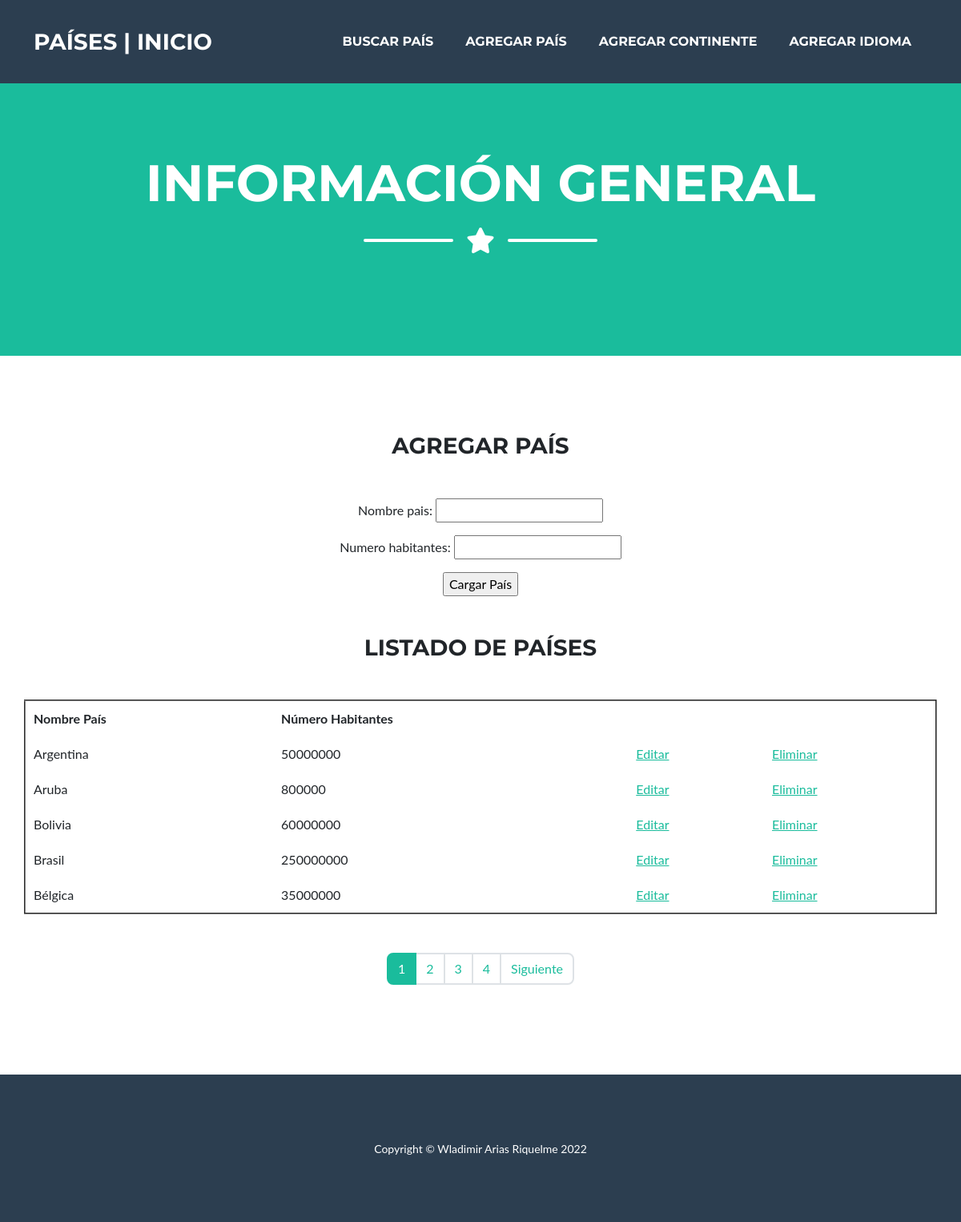
Screenshot of /paises/crear/ with the database file from the repository.
### app/models.py (models this page shows)
class Pais(models.Model):
    nombre_pais = models.CharField(max_length=50)
    num_habitantes = models.IntegerField()

### app/views.py (the view)
# urls.py: path("paises/crear/", creacion_pais, name="app-paises-crear"),
def creacion_pais(request):
    if request.method == 'POST':
        formulario = PaisFormulario(request.POST)
        if formulario.is_valid():
            data = formulario.cleaned_data
            pais = Pais(nombre_pais=data['nombre_pais'], num_habitantes=data['numero_habitantes'])
            pais.save()
        return render(request, 'app/index.html')
    else:
        formulario = PaisFormulario()
    paises = Pais.objects.all().order_by('nombre_pais')
    page = request.GET.get('page', 1)
    try:
        paginator = Paginator(paises, 5)
        paises = paginator.page(page)
    except:
        raise Http404
    contexto2 = {"entity":paises, "paginator":paginator}
    contexto = {"formulario":formulario}
    nuevo_contexto = {**contexto, **contexto2}
    return render(request, 'app/agregar_pais.html', nuevo_contexto)

### app/forms.py
class PaisFormulario(forms.Form):
    nombre_pais = forms.CharField()
    numero_habitantes = forms.IntegerField()

### app/templates/app/agregar_pais.html
{% extends 'app/base.html' %} {% block contenido %}
<div class="container d-flex align-items-center flex-column">
    <h3 class="masthead-heading text-uppercase mb-0">Agregar País</h3>
    <div class="divider-custom divider-light">
        <div class="divider-custom-line"></div>
    </div>
</div>
<form action="" method="post">
    {% csrf_token %} {{ formulario.as_p }}
    <input type="submit" value="Cargar País">
</form>
<div class="container d-flex align-items-center flex-column">
    <div class="divider-custom divider-light">
        <div class="divider-custom-line"></div>
    </div>
    <h3 class="masthead-heading text-uppercase mb-0">Listado de Países</h3>
    <div class="divider-custom divider-light">
        <div class="divider-custom-line"></div>
    </div>
</div>
<table cellspacing="10" cellpadding="10" border="2">
    <thead>
        <tr>
            <th>Nombre País</th>
            <th>Número Habitantes</th>
        </tr>
    </thead>
    <tbody>
        {% for pais in entity %}
        <tr>
            <td>{{ pais.nombre_pais }}</td>
            <td>{{ pais.num_habitantes }}</td>
            <td><a href="{% url 'app-paises-editar' pais.id %}">Editar</a></td>
            <td><a href="#">Eliminar</a></td>
        </tr>
        {% endfor %}
    </tbody>
</table>
<div class="divider-custom divider-light">
    <div class="divider-custom-line"></div>
</div>
<div>
    {% include 'app/paginator.html' %}
</div>
{% endblock %}

### rows the page displays
Pais: nombre_pais "Argentina", num_habitantes "50000000"
Pais: nombre_pais "Aruba", num_habitantes "800000"
Pais: nombre_pais "Bolivia", num_habitantes "60000000"
Pais: nombre_pais "Brasil", num_habitantes "250000000"
Pais: nombre_pais "Bélgica", num_habitantes "35000000"

### other values shown
{{ page }} "1" "2" "3" "4"
